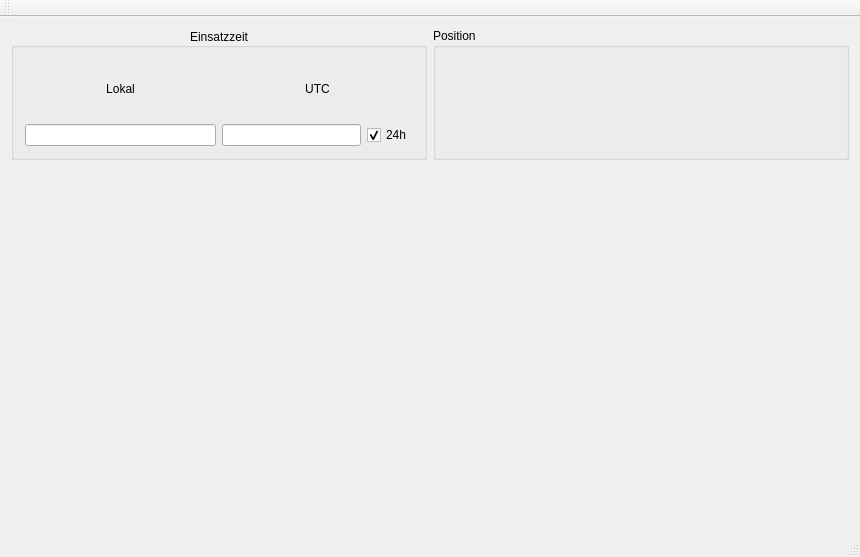
<?xml version="1.0" encoding="UTF-8"?>
<ui version="4.0">
 <class>Hauptfenster</class>
 <widget class="QMainWindow" name="Hauptfenster">
  <property name="geometry">
   <rect>
    <x>0</x>
    <y>0</y>
    <width>860</width>
    <height>557</height>
   </rect>
  </property>
  <property name="windowTitle">
   <string>Einsatzleitsystem - Klient</string>
  </property>
  <widget class="QWidget" name="centralWidget">
   <layout class="QVBoxLayout" name="verticalLayout_5">
    <item>
     <layout class="QHBoxLayout" name="horizontalLayout_2">
      <item>
       <widget class="QGroupBox" name="groupBox">
        <property name="title">
         <string>Einsatzzeit</string>
        </property>
        <property name="alignment">
         <set>Qt::AlignCenter</set>
        </property>
        <property name="flat">
         <bool>false</bool>
        </property>
        <property name="checkable">
         <bool>false</bool>
        </property>
        <layout class="QHBoxLayout" name="horizontalLayout">
         <item>
          <layout class="QVBoxLayout" name="verticalLayout">
           <item>
            <widget class="QLabel" name="label">
             <property name="text">
              <string>Lokal</string>
             </property>
             <property name="alignment">
              <set>Qt::AlignCenter</set>
             </property>
            </widget>
           </item>
           <item>
            <widget class="QLineEdit" name="txtZeitLokal">
             <property name="text">
              <string/>
             </property>
             <property name="alignment">
              <set>Qt::AlignCenter</set>
             </property>
             <property name="readOnly">
              <bool>true</bool>
             </property>
            </widget>
           </item>
          </layout>
         </item>
         <item>
          <layout class="QVBoxLayout" name="verticalLayout_2">
           <item>
            <widget class="QLabel" name="label_2">
             <property name="text">
              <string>UTC</string>
             </property>
             <property name="alignment">
              <set>Qt::AlignCenter</set>
             </property>
            </widget>
           </item>
           <item>
            <layout class="QHBoxLayout" name="horizontalLayout_3">
             <item>
              <widget class="QLineEdit" name="txtZeitUTC">
               <property name="text">
                <string/>
               </property>
               <property name="alignment">
                <set>Qt::AlignCenter</set>
               </property>
               <property name="readOnly">
                <bool>true</bool>
               </property>
              </widget>
             </item>
             <item>
              <widget class="QCheckBox" name="Stundenmodus">
               <property name="text">
                <string>24h</string>
               </property>
               <property name="checked">
                <bool>true</bool>
               </property>
              </widget>
             </item>
            </layout>
           </item>
          </layout>
         </item>
        </layout>
       </widget>
      </item>
      <item>
       <widget class="QGroupBox" name="groupBox_2">
        <property name="title">
         <string>Position</string>
        </property>
        <layout class="QVBoxLayout" name="verticalLayout_3">
         <item>
          <widget class="QStackedWidget" name="PositionStapel">
           <property name="currentIndex">
            <number>0</number>
           </property>
           <widget class="QWidget" name="Koordinate"/>
           <widget class="QWidget" name="KeineAPI">
            <layout class="QVBoxLayout" name="verticalLayout_4">
             <item>
              <widget class="QLabel" name="label_3">
               <property name="text">
                <string>&lt;html&gt;&lt;head/&gt;&lt;body&gt;&lt;p&gt;&lt;span style=&quot; font-weight:600; color:#ff0000;&quot;&gt;Keine GPS API gefunden.&lt;/span&gt;&lt;/p&gt;&lt;/body&gt;&lt;/html&gt;</string>
               </property>
               <property name="alignment">
                <set>Qt::AlignCenter</set>
               </property>
               <property name="wordWrap">
                <bool>true</bool>
               </property>
              </widget>
             </item>
            </layout>
           </widget>
          </widget>
         </item>
        </layout>
       </widget>
      </item>
     </layout>
    </item>
    <item>
     <spacer name="verticalSpacer">
      <property name="orientation">
       <enum>Qt::Vertical</enum>
      </property>
      <property name="sizeHint" stdset="0">
       <size>
        <width>20</width>
        <height>364</height>
       </size>
      </property>
     </spacer>
    </item>
   </layout>
  </widget>
  <widget class="QMenuBar" name="menuBar">
   <property name="geometry">
    <rect>
     <x>0</x>
     <y>0</y>
     <width>860</width>
     <height>27</height>
    </rect>
   </property>
  </widget>
  <widget class="QToolBar" name="mainToolBar">
   <attribute name="toolBarArea">
    <enum>TopToolBarArea</enum>
   </attribute>
   <attribute name="toolBarBreak">
    <bool>false</bool>
   </attribute>
  </widget>
  <widget class="QStatusBar" name="statusBar"/>
 </widget>
 <layoutdefault spacing="6" margin="11"/>
 <resources/>
 <connections/>
</ui>
